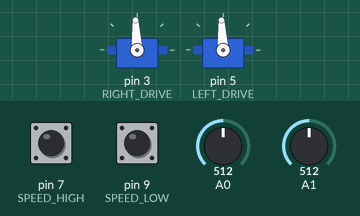
Simulated run of this sketch. Board: Arduino Uno, built with avr-gcc and run on an emulated ATmega328P. Parts: 2 × servo. The inputs (shaded band) are chosen by the test bench; at power-on: A0 = 512, A1 = 512, pin 7 (SPEED_HIGH) HIGH, pin 9 (SPEED_LOW) HIGH.

Above: at 1.2 s.
1.3 s: A0 set to 900
At 1.8 s:
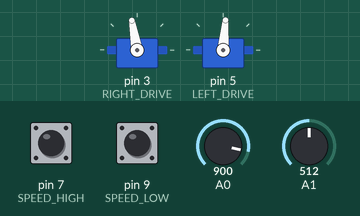
2.8 s: A0 set to 0
At 4.0 s:
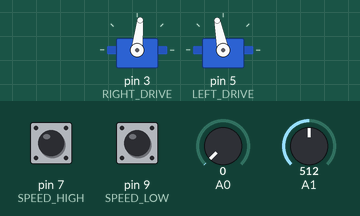
4.3 s: A1 set to 716
At 5.3 s:
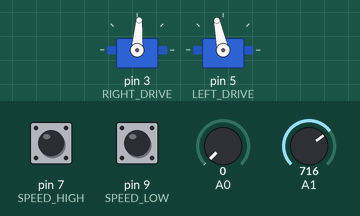
5.8 s: pin 7 (SPEED_HIGH) pulled LOW for 0.15 s
At 5.87 s:
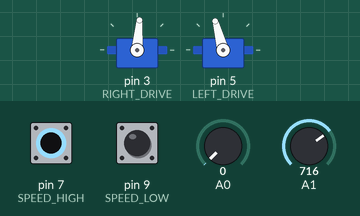
7.4 s: pin 9 (SPEED_LOW) pulled LOW for 0.15 s
At 8.4 s:
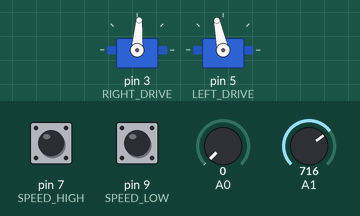
Timing chart, 0 to 10.0 s (numbered marks = the images above; inputs shaded):
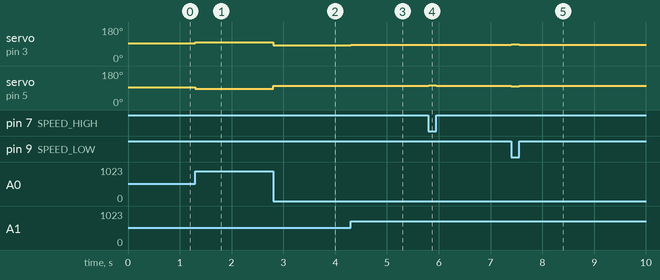

Measured:
- after the input at 1.3 s, servo on pin 3 (RIGHT_DRIVE): 93° → 100° at once; servo on pin 5 (LEFT_DRIVE): 93° → 85° at once
- after the input at 2.8 s, servo on pin 3 (RIGHT_DRIVE): 100° → 84° at once; servo on pin 5 (LEFT_DRIVE): 85° → 101° at once
- after the input at 4.3 s, servo on pin 3 (RIGHT_DRIVE): 84° → 86° at once; servo on pin 5 (LEFT_DRIVE): 101° → 102° at once
- after the input at 5.8 s, servo on pin 3 (RIGHT_DRIVE): 86° → 85° at once, → 86° 0.15 s later; servo on pin 5 (LEFT_DRIVE): 102° → 105° at once, → 102° 0.15 s later
- after the input at 7.4 s, servo on pin 3 (RIGHT_DRIVE): 86° → 88° at once, → 86° 0.15 s later; servo on pin 5 (LEFT_DRIVE): 102° → 100° at once, → 102° 0.15 s later

The sketch:

wheelchairCode.ino
```cpp
#include <Servo.h>

// Analog Inputs
#define JOYSTICK_Y = 0
#define JOYSTICK_X = 1

// Servo Outputs
#define RIGHT_DRIVE 3
#define LEFT_DRIVE 5

// Speed Selectors
#define SPEED_HIGH 7
#define SPEED_LOW 9

// Motor Controllers (basically Contonous-rotation servos)
Servo leftDrive;
Servo rightDrive;

/************ Configurables ************/

// Max Speed of Cart
double slow_maxSpeed = 0.15;
double medium_maxSpeed = 0.2;
double fast_maxSpeed = 0.25;

// Max Reverse Speed (Compounded on top of max speed of card)
double reverseSpeed = 0.75;

// Max Reverse Speed (Compounded on top of max speed of card)
double turnSpeed = 0.7;

// Joystick Deadzone
double deadzone = 0.3;

/************ End Configurables ************/

void setup() {
  Serial.begin(115200);

  // Init drives
  rightDrive.attach(RIGHT_DRIVE);
  leftDrive.attach(LEFT_DRIVE);
  rightDrive.writeMicroseconds(1500);
  leftDrive.writeMicroseconds(1500);

  // Init Speed Selector
  pinMode(SPEED_LOW, INPUT_PULLUP);
  pinMode(SPEED_HIGH, INPUT_PULLUP);
}

void loop() {
  // Read Digital Pins for Speed
  int high = digitalRead(SPEED_HIGH);
  int low = digitalRead(SPEED_LOW);

  // Read analog  inputs, 0 - 1023
  int rawX = 1023 - analogRead(0);
  int rawY = analogRead(1);

  double normX = calcSpeed(rawX);
  double normY = calcSpeed(rawY);

  // Deadzone
  normX = deadzoneify(normX, deadzone);
  normY = deadzoneify(normY, deadzone);

  // Slower Reverse
  if(normX > 0) {
    normX = normX * reverseSpeed;
  }

  // Slower Turn
  normY = normY * turnSpeed;

  // Arcade Drive
  double rawLeft = normY + normX;
  double rawRight = normY - normX;

  if(rawLeft > 1) {rawLeft = 1;}
  if(rawLeft < -1) {rawLeft = -1;}
  if(rawRight > 1) {rawRight = 1;}
  if(rawRight < -1) {rawRight = -1;}

  // Speed Limiter
  if(high == 0) { // Fast Speed
    rawLeft = rawLeft * fast_maxSpeed;
    rawRight = rawRight * fast_maxSpeed;
  } else if (low == 0) { // Slow Speed
    rawLeft = rawLeft * slow_maxSpeed;
    rawRight = rawRight * slow_maxSpeed;
  } else { // Medium Speed
    rawLeft = rawLeft * medium_maxSpeed;
    rawRight = rawRight * medium_maxSpeed;
  }

  double calcLeft = (rawLeft + 1) * 500;
  double calcRight = (rawRight + 1) * 500;

  // Command speed
  leftDrive.writeMicroseconds(calcLeft + 1000);
  rightDrive.writeMicroseconds(calcRight + 1000);
}

double deadzoneify(double val, double deadzone) {
  double offset = val / (1 - deadzone);
  if(abs(val) < deadzone) {
    return 0;
  } else {
    if(val > 0) {
      return offset - deadzone;
    } else {
      return offset + deadzone;
    }
  }
}

double calcSpeed(int rawJoystick){
  return (((rawJoystick / 1023.0) - 0.5) * 2.0);
}
```
